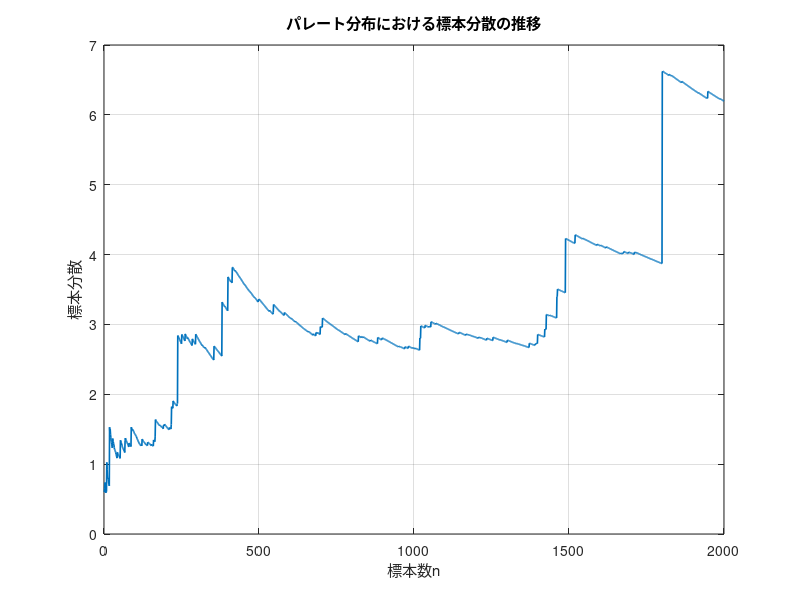

MATLAB code for this plot: (Note: this script raises an error after producing the figure.)
% 問題1-5

clearvars; close all; clc;

%% 乱数シード設定
rng('shuffle');

%% パラメータ
x0   = 1;      % スケールパラメータ
a    = 2;      % 形状パラメータ
Nmax = 2000;   % 最大サンプル数

%% パレート乱数生成（逆関数法）
U = rand(Nmax,1);
X = x0 * (1 - U).^(-1/a);

%% サンプル分散 σ_n^2 の計算（母平均 2 を用いた逐次平均）
sigma2_n = cumsum((X - 2).^2) ./ (1:Nmax)';

%% プロット：サンプル分散
fig = figure('Name','パレート分布における標本分散の推移','NumberTitle','off');
plot(1:Nmax, sigma2_n, 'LineWidth', 1.2);
xlabel('標本数n');
ylabel('標本分散');
title('パレート分布における標本分散の推移');
grid on;

%% CSV 用テーブル作成
% 1) サンプル生データ（U と X）
T_samples  = table(U, X, 'VariableNames', {'U_uniform','X_pareto'});
% 2) 分散系列（n と sigma2_n）
T_variance = table((1:Nmax)', sigma2_n, 'VariableNames', {'n','sigma2_n'});

%% 保存（./results/prob1_5 に PNG と CSV を出力）
save_to_results('prob1_5', fig, '問題1-5.png', {
    '問題1-5サンプル生データ.csv', T_samples;
    '問題1-5分散系列.csv',         T_variance
});
